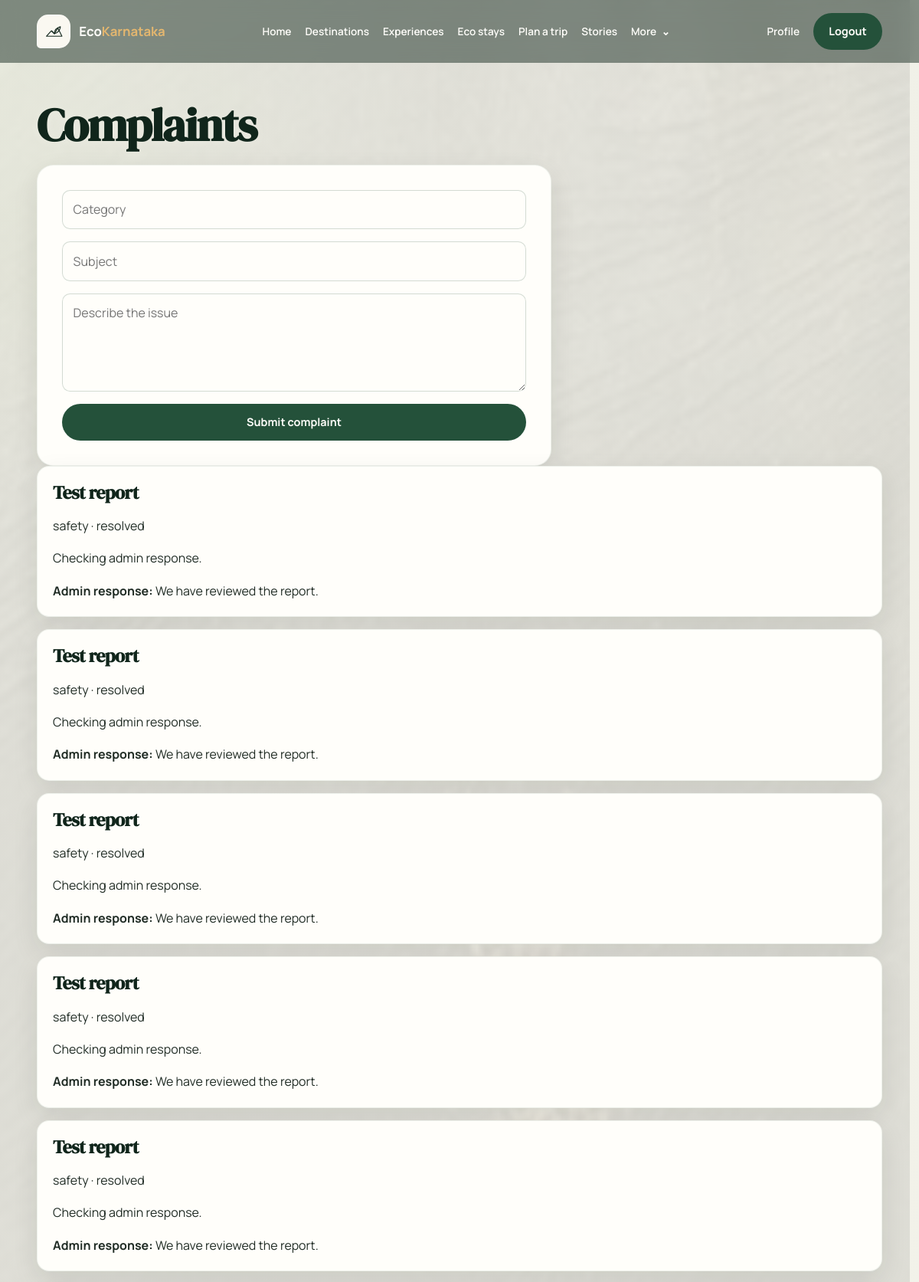
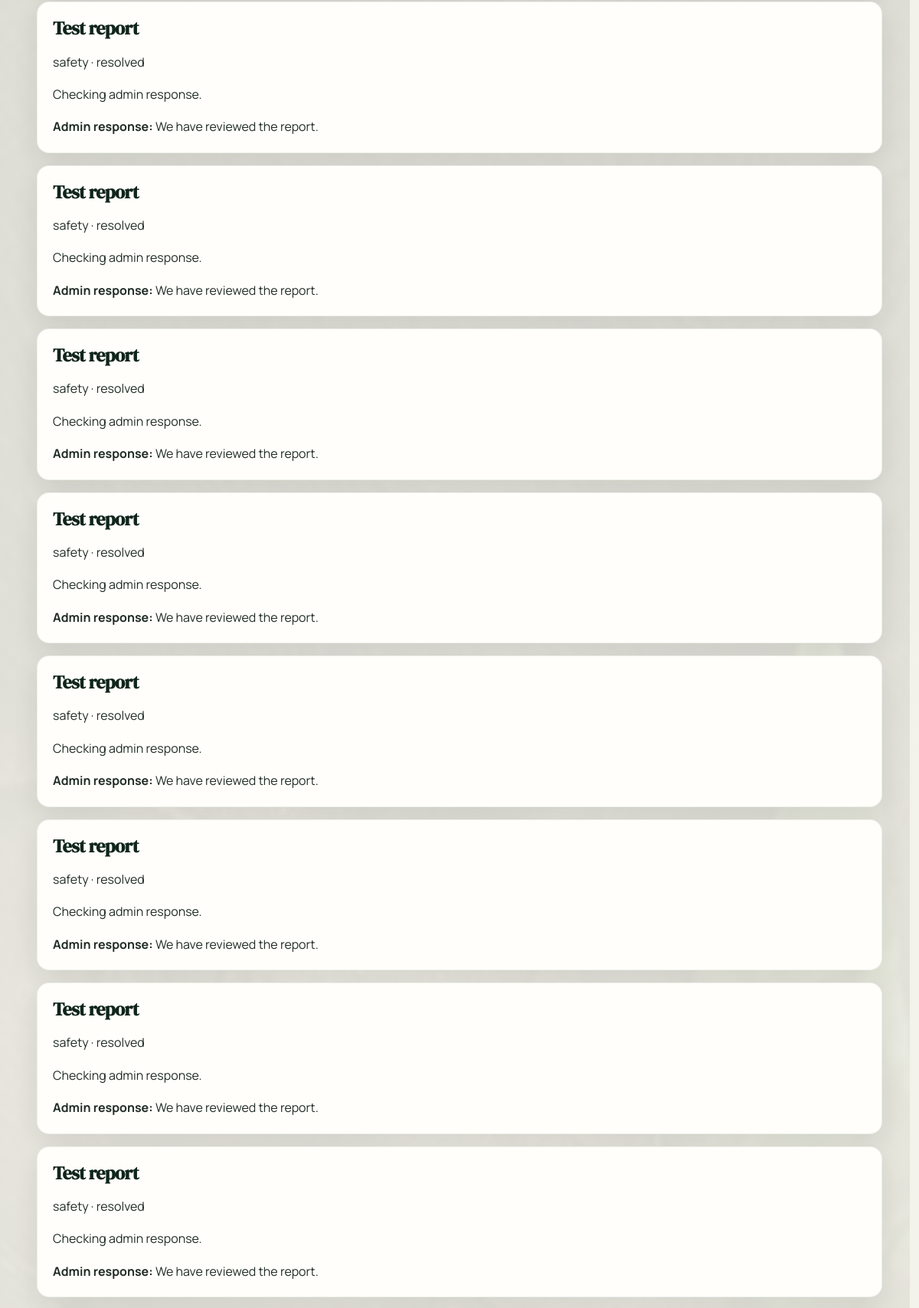
Screenshot of /complaints (signed in, upper part) with the database file from the repository (2 pictures, top to bottom).
### app/models.py (models this page shows)
class Complaint(SQLModel, table=True):
    id: Optional[int] = Field(default=None, primary_key=True)
    user_id: int = Field(foreign_key="user.id")
    place_id: Optional[int] = Field(default=None, foreign_key="place.id")
    category: str
    subject: str
    description: str
    status: str = "open"
    admin_response: Optional[str] = None
    created_at: datetime = Field(default_factory=datetime.utcnow)

### app/routers/complaints.py (the view)
@router.get("/complaints")
def complaints_page(request: Request, db: Session = Depends(get_db)):
    user = get_current_user_optional(request, db)
    if user and user.role == "admin":
        complaints = db.exec(select(Complaint).order_by(Complaint.created_at.desc())).all()
    elif user:
        complaints = db.exec(select(Complaint).where(Complaint.user_id == user.id).order_by(Complaint.created_at.desc())).all()
    else:
        complaints = []
    return request.app.state.templates.TemplateResponse("complaints.html", {"request": request, "user": user, "complaints": complaints})

### app/templates/complaints.html (shortened to what this page needs)
{% extends "base.html" %}
{% block content %}
<h1>Complaints</h1>
{% if user %}
  <form class="stack-form" action="/complaints" method="post">
    <input type="text" name="category" placeholder="Category" required>
    <input type="text" name="subject" placeholder="Subject" required>
    <textarea name="description" placeholder="Describe the issue" required></textarea>
    <button type="submit">Submit complaint</button>
  </form>
{% else %}
  <p class="empty-state">Please <a href="/login">log in</a> to file and track a complaint.</p>
{% endif %}
{% for complaint in complaints %}
  <article class="review-item">
    <h3>{{ complaint.subject }}</h3>
    <p>{{ complaint.category }} · {{ complaint.status }}</p>
    <p>{{ complaint.description }}</p>
    {% if complaint.admin_response %}
      <p><strong>Admin response:</strong> {{ complaint.admin_response }}</p>
    {% endif %}
  </article>
{% endfor %}
{% endblock %}

### app/static/css/tokens.css (style rules this page uses)
:root { color-scheme: light; --eco-forest-950: #10251b; --eco-forest-900: #183a2b; --eco-forest-800: #24513a; --eco-moss-600: #527b56; --eco-moss-400: #85a783; --eco-teak-700: #75563f; --eco-cream-100: #faf8f1; --eco-cream-200: #f0ede2; --eco-white: #fffefa; --eco-ink: #202c25; --eco-muted: #617068; --eco-sunrise: #e3b66f; --eco-monsoon: #4d8581; --eco-success: #3e7956; --eco-warning: #9b6d24; --eco-error: #a54542; --eco-info: #376d7a; --eco-space-1: 0.5rem; --eco-space-2: 1rem; --eco-space-3: 1.5rem; --eco-space-4: 2rem; --eco-space-5: 3rem; --eco-space-6: 4rem; --eco-space-7: 6rem; --eco-space-8: 8rem; --eco-radius-sm: 0.65rem; --eco-radius-md: 1rem; --eco-radius-lg: 1.35rem; --eco-radius-xl: 2rem; --eco-radius-pill: 999px; --eco-shadow-soft: 0 12px 34px rgba(16, 37, 27, 0.09); --eco-shadow-card: 0 22px 54px rgba(16, 37, 27, 0.15); --eco-focus: 0 0 0 3px rgba(227, 182, 111, 0.65); --eco-font-display: "DM Serif Display", Georgia, serif; --eco-font-body: "Manrope", "Segoe UI", system-ui, sans-serif; --eco-text-xs: 0.78rem; --eco-text-sm: 0.9rem; --eco-text-base: 1rem; --eco-text-lg: 1.2rem; --eco-text-xl: clamp(1.65rem, 3vw, 2.45rem); --eco-text-display: clamp(3rem, 7vw, 6.5rem); --eco-content-width: 1320px; }

### app/static/css/base.css (style rules this page uses)
*, *::before, *::after { box-sizing: border-box; }
html { min-width: 320px; scroll-behavior: smooth; scrollbar-color: var(--eco-moss-600) var(--eco-cream-100); scrollbar-width: thin; }
body { min-height: 100vh; margin: 0; color: var(--eco-ink); background: var(--eco-cream-100); font-family: var(--eco-font-body); font-size: var(--eco-text-base); line-height: 1.65; -webkit-font-smoothing: antialiased; text-rendering: optimizeLegibility; }
h1, h2, h3, h4, h5, h6 { margin: 0 0 var(--eco-space-2); color: var(--eco-forest-950); font-family: var(--eco-font-display); font-weight: 600; line-height: 1.18; letter-spacing: -0.025em; }
h1 { font-size: clamp(2.2rem, 5vw, 4rem); }
h3 { font-size: clamp(1.25rem, 2vw, 1.65rem); }
p { max-width: 75ch; margin: 0 0 var(--eco-space-2); }
button, input, select, textarea { font: inherit; }
button { cursor: pointer; }

### app/static/css/components.css (style rules this page uses)
button, .button-link, .btn-eco { display: inline-flex; min-height: 2.85rem; align-items: center; justify-content: center; gap: 0.5rem; padding: 0.7rem 1.2rem; border: 1px solid transparent; border-radius: var(--eco-radius-pill); color: var(--eco-white); background: var(--eco-forest-800); font-size: var(--eco-text-sm); font-weight: 700; text-align: center; text-decoration: none; transition: transform 180ms ease, color 180ms ease, background 180ms ease, box-shadow 180ms ease; }
.stack-form, .form-eco { display: grid; width: min(42rem, 100%); gap: 1rem; padding: clamp(1.25rem, 3vw, 2rem); border: 1px solid rgba(36, 81, 58, 0.08); border-radius: var(--eco-radius-lg); background: var(--eco-white); box-shadow: var(--eco-shadow-soft); }
.stack-form input, .stack-form textarea, .stack-form select, .filters input, .filters select, .booking-form input, .booking-form select, .form-eco input, .form-eco textarea, .form-eco select, .environmental-fields input, .environmental-fields select { width: 100%; min-height: 3rem; padding: 0.72rem 0.85rem; border: 1px solid rgba(36, 81, 58, 0.2); border-radius: var(--eco-radius-sm); color: var(--eco-ink); background: var(--eco-white); transition: border-color 160ms ease, box-shadow 160ms ease; }
.stack-form textarea, .form-eco textarea { min-height: 8rem; resize: vertical; }
.review-item, .review-snippet, .mini-card, .dashboard-list-item, .stat-box, .place-facts { margin-bottom: 1rem; padding: 1.25rem; border: 1px solid rgba(36, 81, 58, 0.08); border-radius: var(--eco-radius-md); background: var(--eco-white); box-shadow: var(--eco-shadow-soft); }
.review-item p:last-child, .review-snippet p:last-child { margin-bottom: 0; }

### app/static/css/background.css (style rules this page uses)
.page-immersive { background: transparent; }
.page-immersive:not(:has(.hero-banner)) .page-body > h1:first-child, .page-immersive:not(:has(.hero-banner)) .page-body > h2, .page-immersive:not(:has(.hero-banner)) .page-body > section > h2 { text-shadow: 0 1px 12px rgba(250, 248, 241, 0.4); }

### rows the page displays
Complaint: subject "Test report", category "safety", status "resolved", description "Checking admin response.", admin_response "We have reviewed the report."
Complaint: subject "Test report", category "safety", status "resolved", description "Checking admin response.", admin_response "We have reviewed the report."
Complaint: subject "Test report", category "safety", status "resolved", description "Checking admin response.", admin_response "We have reviewed the report."
Complaint: subject "Test report", category "safety", status "resolved", description "Checking admin response.", admin_response "We have reviewed the report."
Complaint: subject "Test report", category "safety", status "resolved", description "Checking admin response.", admin_response "We have reviewed the report."
Complaint: subject "Test report", category "safety", status "resolved", description "Checking admin response.", admin_response "We have reviewed the report."
Complaint: subject "Test report", category "safety", status "resolved", description "Checking admin response.", admin_response "We have reviewed the report."
Complaint: subject "Test report", category "safety", status "resolved", description "Checking admin response.", admin_response "We have reviewed the report."
Complaint: subject "Test report", category "safety", status "resolved", description "Checking admin response.", admin_response "We have reviewed the report."
Complaint: subject "Test report", category "safety", status "resolved", description "Checking admin response.", admin_response "We have reviewed the report."
Complaint: subject "Test report", category "safety", status "resolved", description "Checking admin response.", admin_response "We have reviewed the report."
Complaint: subject "Test report", category "safety", status "resolved", description "Checking admin response.", admin_response "We have reviewed the report."
Complaint: subject "Test report", category "safety", status "resolved", description "Checking admin response.", admin_response "We have reviewed the report."
